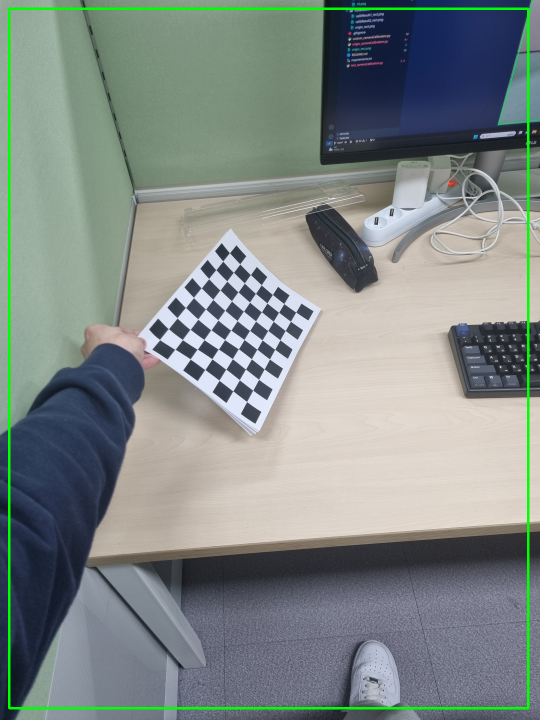
#> input picture test_results/origin11.png_rect.png, 1080 x 1440 px, given as the content of the folder ./test_samples, which was not available (shown at 1/2 size)
$ python test_cameraCalibration.py
#> lines starting #> are read from the running program, lines starting #| are printed output that depends on the picture; after the words box and inside, x2 and y2 are one past the last pixel; in counts of white or black regions, pixels touching at a corner belong together; long printed decimals are rounded; pictures that were not available may be replaced by others from this repository, and a replacement may not be noted
import glob
import pdb
import numpy as np
import cv2 as cv


# == FIND CHESSBOARD CORNERS - OBJECT POINTS AND IMAGE POINTS ==

chessboardSize = (10, 7)
frameSize = (1440, 1080)


# termination criteria
criteria = (cv.TERM_CRITERIA_EPS + cv.TERM_CRITERIA_MAX_ITER, 30, 0.001)


# prepare object points, like (0,0,0), (1,0,0), (2,0,0) ....,(6,5,0)
objp = np.zeros((chessboardSize[0] * chessboardSize[1], 3), np.float32)
objp[:, :2] = np.mgrid[0:chessboardSize[0], 0:chessboardSize[1]].T.reshape(-1, 2)

size_of_chessboard_squares_mm = 20
objp = objp * size_of_chessboard_squares_mm


# Arrays to store object points and image points from all the images.
objpoints = []  # 3d point in real world space
imgpoints = []  # 2d points in image plane.


images = glob.glob("./test_samples/*.png")
# pdb.set_trace()

for image in images:
    img = cv.imread(image)
#> img is the input picture: shape (1440, 1080, 3); mean B, G, R 133.8, 136.7, 127.9
    gray = cv.cvtColor(img, cv.COLOR_BGR2GRAY)
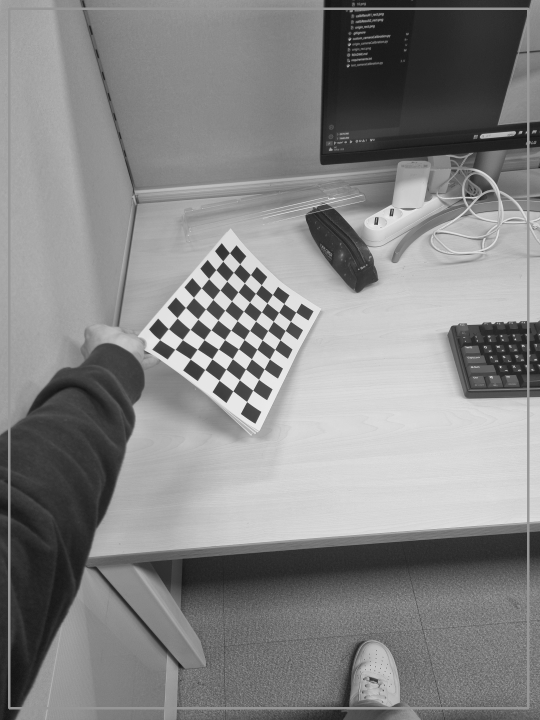
#> gray: shape (1440, 1080) (shown at 1/2 size); min 15, max 252, mean 133.8

    # Find the chess board corners
    ret, corners = cv.findChessboardCorners(gray, chessboardSize, None)
#> ret = True; corners = 70 rows, first 8: [592, 624.6], [581.4, 643], [570.9, 661.4], [560.5, 680.3], [550.1, 699.1], [539.5, 718.5], [528.8, 738.4], [517.7, 759.2]

    # If found, add object points, image points (after refining them)
    if ret == True:
        objpoints.append(objp)
        corners2 = cv.cornerSubPix(gray, corners, (11, 11), (-1, -1), criteria)
#> corners2 = 70 rows, first 8: [592, 624.6], [581.4, 643], [570.8, 661.4], [560.4, 680.2], [549.9, 699], [539.5, 718.5], [528.7, 738.4], [517.7, 759.2]
        imgpoints.append(corners)

        # Draw and display the corners
        cv.drawChessboardCorners(img, chessboardSize, corners2, ret)
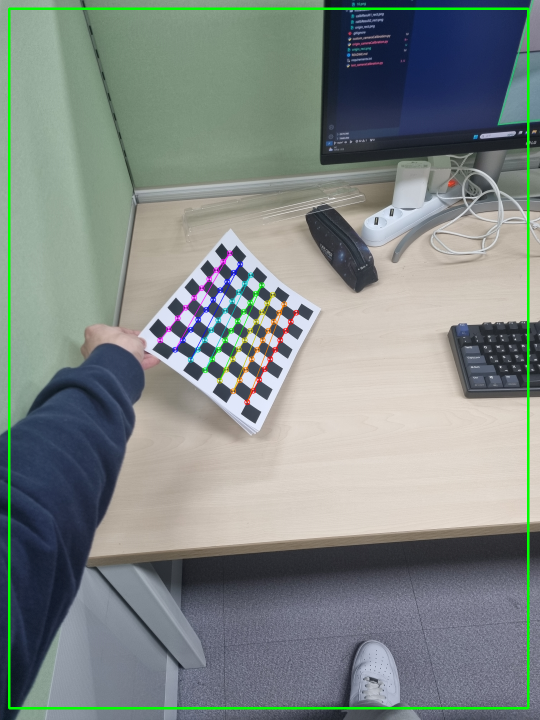
#> img: shape (1440, 1080, 3) (shown at 1/2 size); 0.82% of pixels changed, all inside (x1, y1, x2, y2) = (314, 500, 599, 811)
        cv.imshow("img", img)
        cv.waitKey(1000)
    # pdb.set_trace()

cv.destroyAllWindows()
pdb.set_trace()


# == CALIBRATION ==
ret, cameraMatrix, dist, rvecs, tvecs = cv.calibrateCamera(
    objpoints, imgpoints, frameSize, None, None
)
#> ret = 1.44; cameraMatrix = [[2956.4, 0, 754.8], [0, 1281.1, 596.2], [0, 0, 1]]; dist = [[-3.44, 120.8, -0.0416, 0.201, -1121.6]]; rvecs = ([-1.45, -0.364, 1.96],); tvecs = ([-55.1, 24, 943.4],)
# pdb.set_trace()


# == UNDISTORTION ==
img_path = "./test_samples/12.png"
img_name = img_path.split('/')[-1]
img = cv.imread(img_path)
h, w = img.shape[:2]
#> h = 1440; w = 1080
newCameraMatrix, roi = cv.getOptimalNewCameraMatrix(
    cameraMatrix, dist, (w, h), 1, (w, h)
)
#> newCameraMatrix has the same summary as cameraMatrix; roi = (0, 0, 1041, 1439)
# roi 시각화
x, y, w, h = roi
#> x = 0; y = 0; w = 1041; h = 1439
rect_img = cv.rectangle(img, (x, y), (x + w, y + h), (0, 255, 0), 3)
cv.imwrite(f'./test_results/origin{img_name}_rect.png', rect_img)


# Undistort
dst = cv.undistort(img, cameraMatrix, dist, None, newCameraMatrix)
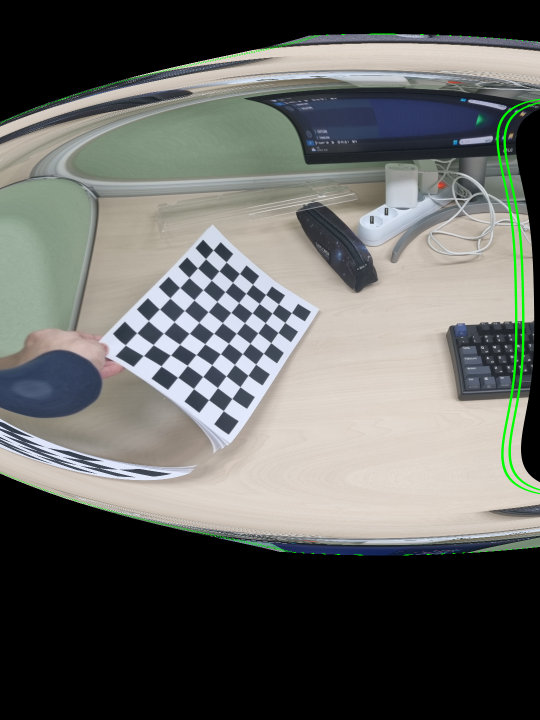
#> dst: shape (1440, 1080, 3) (shown at 1/2 size); mean B, G, R 98.8, 102.3, 100.8

# crop the image
x, y, w, h = roi
dst = dst[y:y + h, x:x + w]
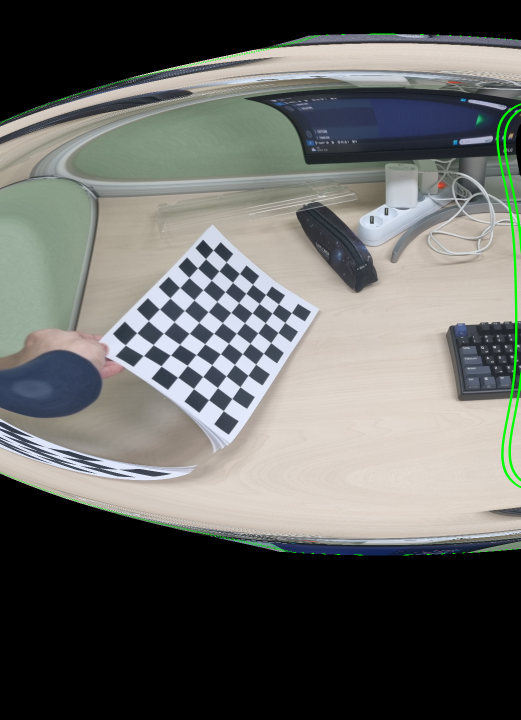
#> dst: shape (1439, 1041, 3) (shown at 1/2 size); mean B, G, R 100.6, 103.9, 102.7
cv.imwrite(f"./test_results/{img_name}_calibResult1.png", dst)


# Undistort with Remapping
mapx, mapy = cv.initUndistortRectifyMap(
    cameraMatrix, dist, None, newCameraMatrix, (w, h), 5
)
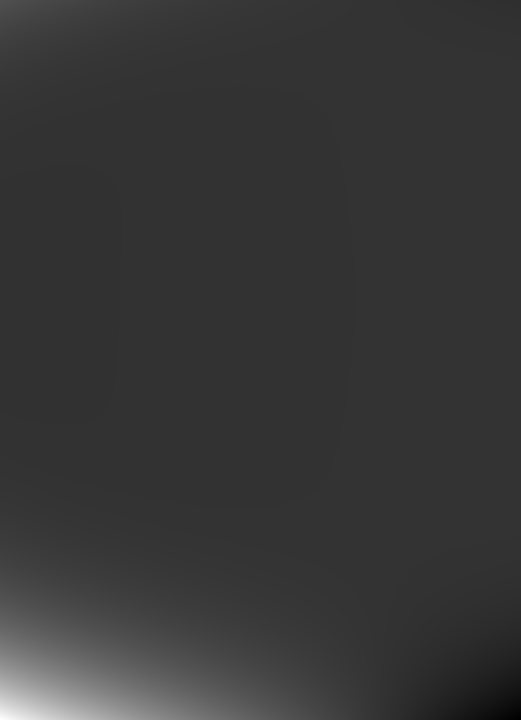
#> mapx: shape (1439, 1041) float32 (shown at 1/2 size); min -19883.3, max 83086.9, mean 2590.4; drawn with min black and max white
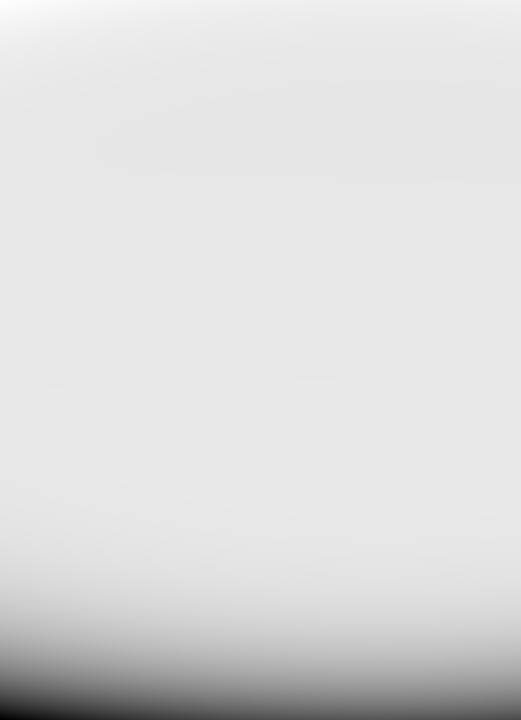
#> mapy: shape (1439, 1041) float32 (shown at 1/2 size); min -90926.4, max 9838.2, mean -3727; drawn with min black and max white
dst = cv.remap(img, mapx, mapy, cv.INTER_LINEAR)

# crop the image
x, y, w, h = roi
dst = dst[y:y + h, x : x + w]
cv.imwrite(f"./test_results/{img_name}_calibResult2.png", dst)


# == Reprojection Error ==
mean_error = 0

for i in range(len(objpoints)):
    imgpoints2, _ = cv.projectPoints(
        objpoints[i], rvecs[i], tvecs[i], cameraMatrix, dist
    )
    error = cv.norm(imgpoints[i], imgpoints2, cv.NORM_L2) / len(imgpoints2)
    mean_error += error
#> this loop made 1 pass
#> (error, mean_error) on pass 1: (0.172, 0.172)
#> after the loop, mean_error = 0.172

print("total error: {}".format(mean_error / len(objpoints)))
#| total error: 0.1725

pdb.set_trace()
